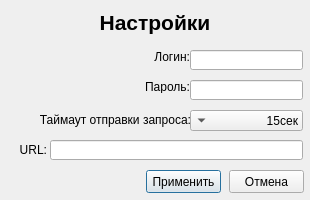
<?xml version="1.0" encoding="UTF-8"?>
<ui version="4.0">
 <class>SettingWindow</class>
 <widget class="QDialog" name="SettingWindow">
  <property name="geometry">
   <rect>
    <x>0</x>
    <y>0</y>
    <width>310</width>
    <height>200</height>
   </rect>
  </property>
  <property name="minimumSize">
   <size>
    <width>310</width>
    <height>200</height>
   </size>
  </property>
  <property name="maximumSize">
   <size>
    <width>310</width>
    <height>200</height>
   </size>
  </property>
  <property name="contextMenuPolicy">
   <enum>Qt::NoContextMenu</enum>
  </property>
  <property name="windowTitle">
   <string>Настройки</string>
  </property>
  <property name="windowIcon">
   <iconset>
    <normaloff>ZabbixIco.ico</normaloff>ZabbixIco.ico</iconset>
  </property>
  <widget class="QLabel" name="label">
   <property name="geometry">
    <rect>
     <x>0</x>
     <y>10</y>
     <width>310</width>
     <height>30</height>
    </rect>
   </property>
   <property name="font">
    <font>
     <pointsize>16</pointsize>
     <weight>75</weight>
     <bold>true</bold>
    </font>
   </property>
   <property name="text">
    <string>Настройки</string>
   </property>
   <property name="textFormat">
    <enum>Qt::AutoText</enum>
   </property>
   <property name="alignment">
    <set>Qt::AlignHCenter|Qt::AlignTop</set>
   </property>
  </widget>
  <widget class="QLabel" name="label_2">
   <property name="geometry">
    <rect>
     <x>140</x>
     <y>50</y>
     <width>50</width>
     <height>13</height>
    </rect>
   </property>
   <property name="text">
    <string>Логин:</string>
   </property>
   <property name="alignment">
    <set>Qt::AlignRight|Qt::AlignTrailing|Qt::AlignVCenter</set>
   </property>
  </widget>
  <widget class="QLabel" name="label_3">
   <property name="geometry">
    <rect>
     <x>140</x>
     <y>80</y>
     <width>50</width>
     <height>13</height>
    </rect>
   </property>
   <property name="text">
    <string>Пароль:</string>
   </property>
   <property name="alignment">
    <set>Qt::AlignRight|Qt::AlignTrailing|Qt::AlignVCenter</set>
   </property>
  </widget>
  <widget class="QLabel" name="label_4">
   <property name="geometry">
    <rect>
     <x>20</x>
     <y>110</y>
     <width>171</width>
     <height>20</height>
    </rect>
   </property>
   <property name="layoutDirection">
    <enum>Qt::LeftToRight</enum>
   </property>
   <property name="text">
    <string>Таймаут отправки запроса:</string>
   </property>
   <property name="alignment">
    <set>Qt::AlignRight|Qt::AlignTrailing|Qt::AlignVCenter</set>
   </property>
  </widget>
  <widget class="QComboBox" name="comboBox">
   <property name="geometry">
    <rect>
     <x>190</x>
     <y>110</y>
     <width>113</width>
     <height>21</height>
    </rect>
   </property>
   <property name="layoutDirection">
    <enum>Qt::RightToLeft</enum>
   </property>
   <property name="autoFillBackground">
    <bool>false</bool>
   </property>
   <property name="currentIndex">
    <number>1</number>
   </property>
   <item>
    <property name="text">
     <string>10сек</string>
    </property>
   </item>
   <item>
    <property name="text">
     <string>15сек</string>
    </property>
   </item>
   <item>
    <property name="text">
     <string>20сек</string>
    </property>
   </item>
   <item>
    <property name="text">
     <string>25сек</string>
    </property>
   </item>
   <item>
    <property name="text">
     <string>30сек</string>
    </property>
   </item>
  </widget>
  <widget class="QLineEdit" name="log">
   <property name="geometry">
    <rect>
     <x>190</x>
     <y>50</y>
     <width>113</width>
     <height>20</height>
    </rect>
   </property>
  </widget>
  <widget class="QLineEdit" name="pass">
   <property name="geometry">
    <rect>
     <x>190</x>
     <y>80</y>
     <width>113</width>
     <height>20</height>
    </rect>
   </property>
   <property name="echoMode">
    <enum>QLineEdit::Password</enum>
   </property>
  </widget>
  <widget class="QPushButton" name="pushButton">
   <property name="geometry">
    <rect>
     <x>146</x>
     <y>170</y>
     <width>75</width>
     <height>23</height>
    </rect>
   </property>
   <property name="text">
    <string>Применить</string>
   </property>
  </widget>
  <widget class="QPushButton" name="pushButton_2">
   <property name="geometry">
    <rect>
     <x>229</x>
     <y>170</y>
     <width>75</width>
     <height>23</height>
    </rect>
   </property>
   <property name="text">
    <string>Отмена</string>
   </property>
  </widget>
  <widget class="QLineEdit" name="IP">
   <property name="geometry">
    <rect>
     <x>50</x>
     <y>140</y>
     <width>253</width>
     <height>20</height>
    </rect>
   </property>
  </widget>
  <widget class="QLabel" name="label_5">
   <property name="geometry">
    <rect>
     <x>16</x>
     <y>140</y>
     <width>31</width>
     <height>20</height>
    </rect>
   </property>
   <property name="text">
    <string>URL:</string>
   </property>
   <property name="alignment">
    <set>Qt::AlignRight|Qt::AlignTrailing|Qt::AlignVCenter</set>
   </property>
  </widget>
 </widget>
 <resources/>
 <connections/>
</ui>
